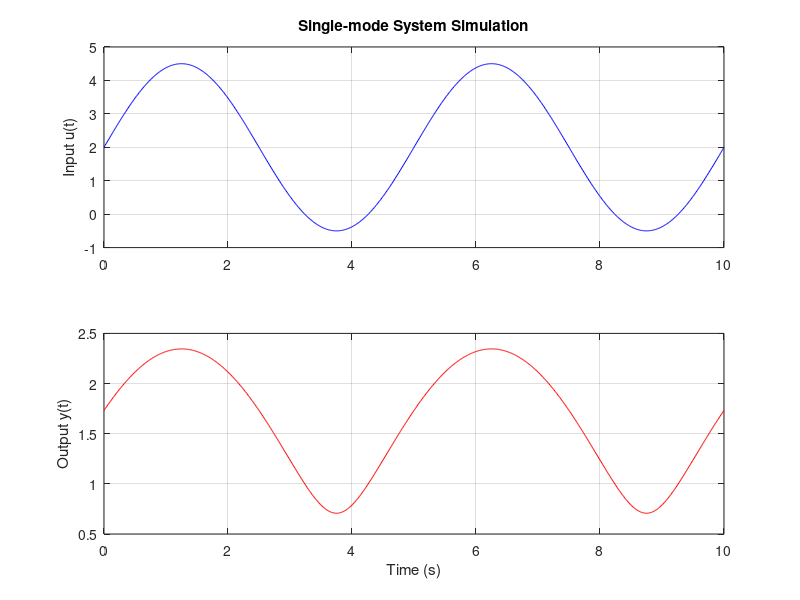

This figure's MATLAB source: (Note: this script raises an error after producing the figure.)
% Simulation setup
T = 10;
dt = 0.01;
t = 0:dt:T;
N = length(t);

% Input signal
u = 2.5 * sin(2 * pi * 0.2 * t) + 2;  % Smooth varying signal >= 0

% Use only one mode (e.g., compression: y = sqrt(u + 1))
y = sqrt(u + 1);  % Vectorized computation

% Plot results
figure;
subplot(2,1,1);
plot(t, u, 'b'); grid on;
ylabel('Input u(t)');
title('Single-mode System Simulation');

subplot(2,1,2);
plot(t, y, 'r'); grid on;
xlabel('Time (s)');
ylabel('Output y(t)');

% Save to CSV (no mode column now)
T_data = table(t', u', y', ...
    'VariableNames', {'time', 'input_u', 'output_y'});
writetable(T_data, 'single_mode_sensor_data.csv');
